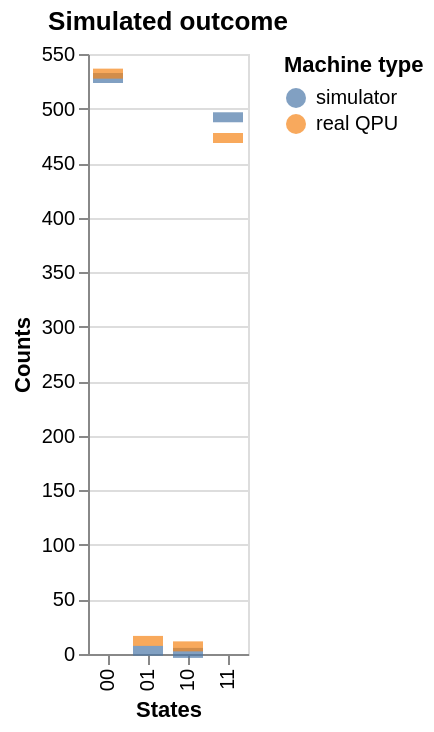

Notebook source saved alongside this figure:
### Markdown cell above
## Let's compare the simulated and real outcomes

Below, you might see that the real QPU outcomes are more noisy (higher counts in theoretically not plausible outcome).

### Code cell
chart_sim + chart_qpu

### Figure 1 — Vega-Lite specification as saved in the notebook (floating-point values rounded to 4 significant figures)
{"config": {"view": {"continuousWidth": 300, "continuousHeight": 300}}, "layer": [{"data": {"name": "data-82e91f185da903ed686307439cee2ddb"}, "mark": {"type": "tick", "thickness": 5}, "encoding": {"color": {"field": "machines", "scale": {"domain": ["simulator", "real QPU"]}, "title": "Machine type", "type": "nominal"}, "tooltip": [{"field": "states", "title": "State"}, {"field": "counts", "title": "Count"}, {"field": "machines", "title": "Machine"}], "x": {"field": "states", "title": "States", "type": "ordinal"}, "y": {"field": "counts", "title": "Counts", "type": "quantitative"}}, "title": "Simulated outcome"}, {"data": {"name": "data-20253f6deb40419275c19b67bbb69e83"}, "mark": {"type": "tick", "thickness": 5}, "encoding": {"color": {"field": "machines", "scale": {"domain": ["simulator", "real QPU"]}, "title": "Machine type", "type": "nominal"}, "tooltip": [{"field": "states", "title": "State"}, {"field": "counts", "title": "Count"}, {"field": "machines", "title": "Machine"}], "x": {"field": "states", "title": "States", "type": "ordinal"}, "y": {"field": "counts", "title": "Counts", "type": "quantitative"}}, "title": "Real QPU outcome"}], "$schema": "https://vega.github.io/schema/vega-lite/v6.4.1.json", "datasets": {"data-82e91f185da903ed686307439cee2ddb": [{"states": "01", "counts": 3, "machines": "simulator"}, {"states": "10", "counts": 1, "machines": "simulator"}, {"states": "11", "counts": 492, "machines": "simulator"}, {"states": "00", "counts": 528, "machines": "simulator"}], "data-20253f6deb40419275c19b67bbb69e83": [{"states": "11", "counts": 473, "machines": "real QPU"}, {"states": "00", "counts": 532, "machines": "real QPU"}, {"states": "10", "counts": 7, "machines": "real QPU"}, {"states": "01", "counts": 12, "machines": "real QPU"}]}}
